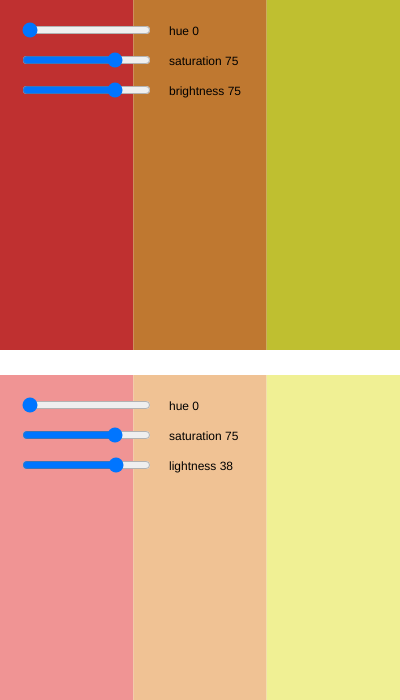
Frame 1 (no input)
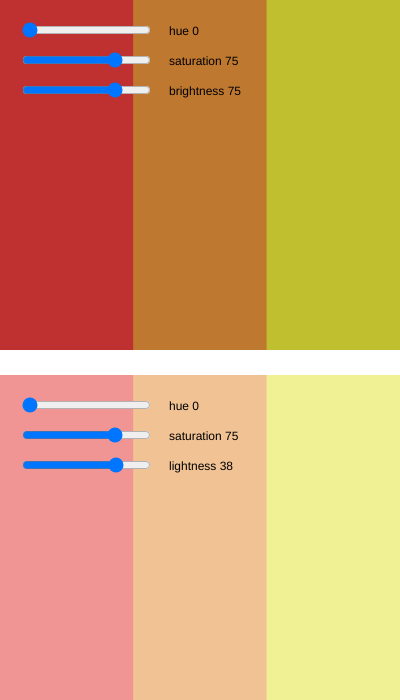
Frame 60 (no input)
Frame 120 (the mouse pressed at the canvas centre since frame 60): identical to frame 60, image omitted

The p5.js sketch that drew these frames (run headless with seeded random() and noise() and a simulated clock; from frame 60 on, the mouse is pressed at the canvas centre):

// p5.js sketch
// ── sketch.js
/*
Analogous Color Schemes
moving around HSB & HSL color wheels clockwise

another HSB reference 
https://editor.p5js.org/icm4.0/sketches/AY5ADqWuF
*/

// degrees of separation on color wheel
let deg = 30; 

let hSlider, sSlider, bSlider;
let _hSlider, _sSlider, _lSlider;

let total = 3;
let colWidth;

function setup() {
  createCanvas(400, 700);
  noStroke();
  colWidth = width / total;

  // HSB
  hSlider = createSlider(0, 300, 0);
  hSlider.position(20, 20)
  sSlider = createSlider(0, 100, 75);
  sSlider.position(20, 50)
  bSlider = createSlider(0, 100, 75);
  bSlider.position(20, 80)

  // HSL
  _hSlider = createSlider(0, 300, 0);
  _hSlider.position(20, 395)
  _sSlider = createSlider(0, 100, 75);
  _sSlider.position(20, 425)
  _lSlider = createSlider(0, 50, 38);
  _lSlider.position(20, 455)
}

function draw() {
  /************** HSB **************/
  push();
  colorMode(HSB, 360, 100, 100);
  let h = hSlider.value();
  let s = sSlider.value();
  let b = bSlider.value();

  for (let i = 0; i < total; i += 1) {
    fill(h + (i * deg), s, b)
    rect(i * colWidth, 0, colWidth, height / 2);
  }

  fill(0);
  text(`hue ${h}`, sSlider.x * 2 + sSlider.width, 35);
  text(`saturation ${s}`, sSlider.x * 2 + sSlider.width, 65);
  text(`brightness ${b}`, bSlider.x * 2 + bSlider.width, 95);
  pop();

  /************** HSL **************/
  push();
  colorMode(HSL, 360, 100, 50);
  let _h = _hSlider.value();
  let _s = _sSlider.value();
  let _l = _lSlider.value();

  for (let i = 0; i < total; i += 1) {
    fill(_h + (i * deg), _s, _l)
    rect(i * colWidth, 375, colWidth, height / 2);
  }

  fill(0);
  text(`hue ${_h}`, _hSlider.x * 2 + _hSlider.width, 410);
  text(`saturation ${_s}`, _sSlider.x * 2 + _sSlider.width, 440);
  text(`lightness ${_l}`, _lSlider.x * 2 + _lSlider.width, 470);
  pop();
}
